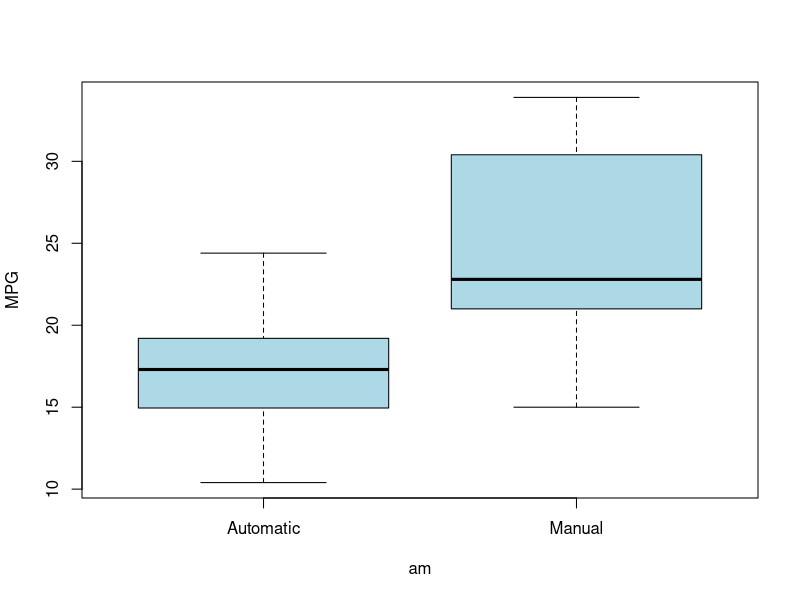
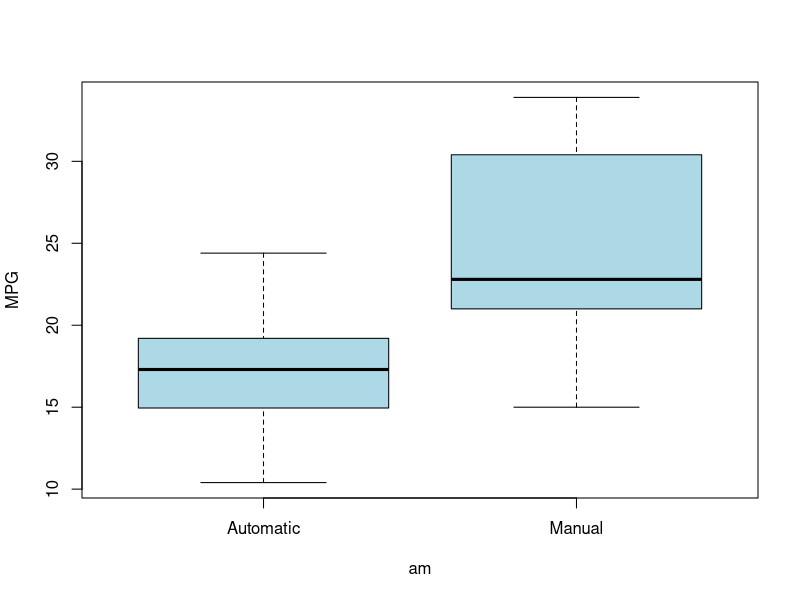
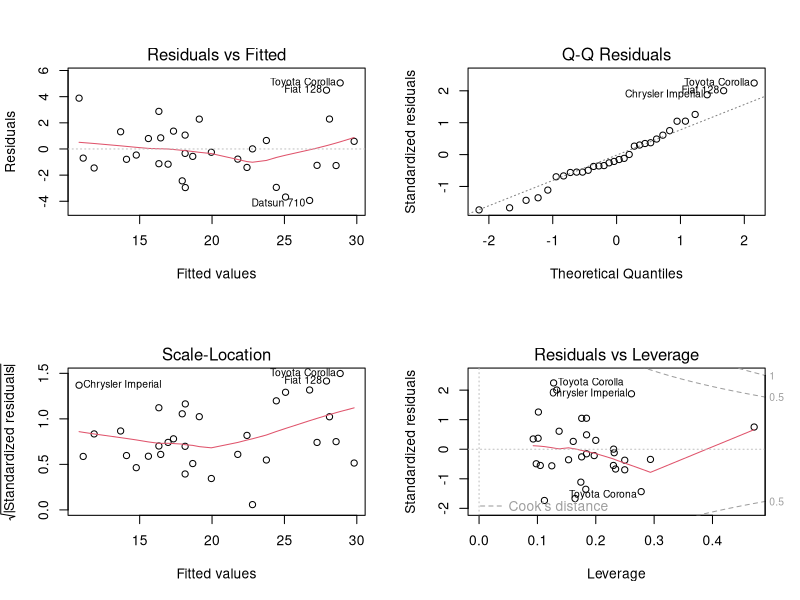

The R script that drew these images, in order:
## ---- chunk 1
data(mtcars)
## ---- chunk 2
# See Appendix 1 for Sumary Results
summary(mtcars)
## ---- chunk 3
#Convert to factor variables
mtcars$cyl <- factor(mtcars$cyl)
mtcars$vs <- factor(mtcars$vs)
mtcars$gear <- factor(mtcars$gear)
mtcars$carb <- factor(mtcars$carb)
mtcars$am <- factor(mtcars$am,labels=c('Automatic','Manual'))

# See Appendix 2 for Sumamry Results
summary(mtcars)
## ---- chunk 4
allData <- lm(mpg ~ ., data = mtcars)
optData <- step(allData, direction = "backward")
#See Appendix 2 for results
summary(optData)

## ---- chunk 5
t.test(mpg ~ am, data = mtcars)
## ---- chunk 6
boxplot(mpg ~ am, data = mtcars, col = "lightblue", ylab = "MPG")

## ---- chunk 7
summary(mtcars)
## ---- chunk 8
#Convert to factor variables
mtcars$cyl <- factor(mtcars$cyl)
mtcars$vs <- factor(mtcars$vs)
mtcars$gear <- factor(mtcars$gear)
mtcars$carb <- factor(mtcars$carb)
mtcars$am <- factor(mtcars$am,labels=c('Automatic','Manual'))

summary(mtcars)

## ---- chunk 9
boxplot(mpg ~ am, data = mtcars, col = "lightblue", ylab = "MPG")
## ---- chunk 10
par(mfrow=c(2, 2))
plot(optData)
